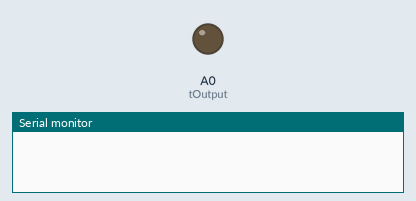
This sketch was run on a simulated Arduino Leonardo, built with avr-gcc and run on an emulated ATmega32U4. Shown: output pins drawn as LEDs (lit = HIGH), the last lines printed to the serial monitor.

Above: at 2.5 s.
At 5.12 s:
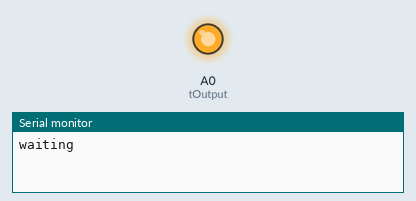
Timing chart, 0 to 6.8 s (numbered marks = the images above):
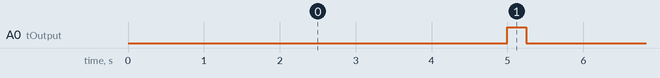

The sketch:

main.ino
```cpp
//Stupid simple camera trigger.
//Hookup the output pin to a RELAY
//Hookup the COLLECTOR and NO on the RELAY to the trigger/ground on the camera

#define tPause 250  //how long to hold trigger
#define tTrigger 5000  //how many milliseconds between triggers 1000=1sec
#define tOutput A0  //Set to output pin going to relay

void setup() {
  pinMode(tOutput, OUTPUT);
  digitalWrite(tOutput,LOW);
}

void loop() {
  delay(tTrigger);
  Serial.println("waiting");
  digitalWrite(tOutput,HIGH);
  delay(tPause);
  digitalWrite(tOutput,LOW);
}
```

Measured:
- by itself, A0 (tOutput): alternates HIGH for 0.25 s and LOW for 5.0 s
